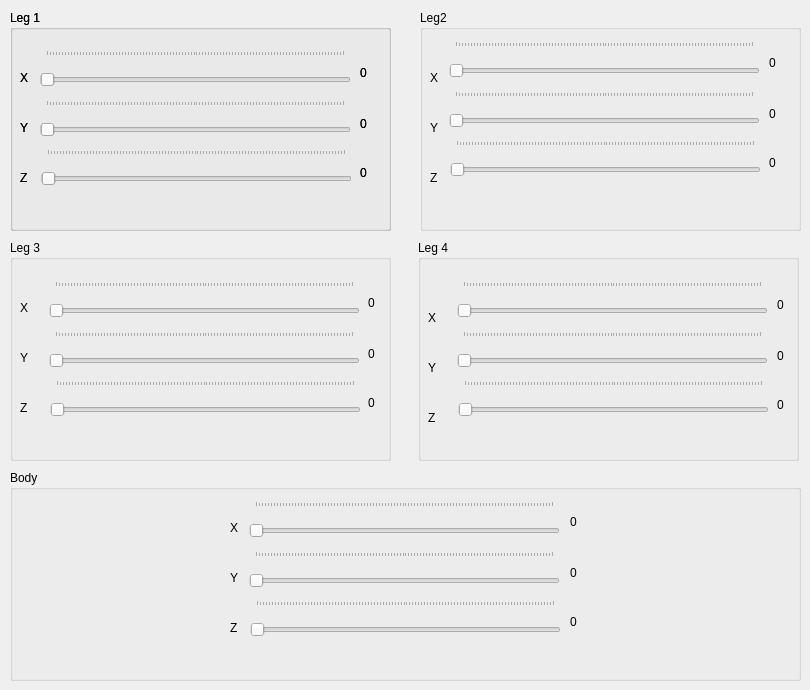
   <widget class="QWidget" name="tab_2">
    <attribute name="title">
     <string>Inverse Kinematics</string>
    </attribute>
    <widget class="QGroupBox" name="groupBox_5">
     <property name="geometry">
      <rect>
       <x>10</x>
       <y>10</y>
       <width>381</width>
       <height>221</height>
      </rect>
     </property>
     <property name="title">
      <string>Leg 1</string>
     </property>
     <widget class="QSlider" name="horizontalSlider_15">
      <property name="geometry">
       <rect>
        <x>30</x>
        <y>40</y>
        <width>311</width>
        <height>51</height>
       </rect>
      </property>
      <property name="orientation">
       <enum>Qt::Horizontal</enum>
      </property>
      <property name="tickPosition">
       <enum>QSlider::TicksAbove</enum>
      </property>
     </widget>
     <widget class="QSlider" name="horizontalSlider_16">
      <property name="geometry">
       <rect>
        <x>30</x>
        <y>90</y>
        <width>311</width>
        <height>51</height>
       </rect>
      </property>
      <property name="orientation">
       <enum>Qt::Horizontal</enum>
      </property>
      <property name="tickPosition">
       <enum>QSlider::TicksAbove</enum>
      </property>
     </widget>
     <widget class="QSlider" name="horizontalSlider_17">
      <property name="geometry">
       <rect>
        <x>31</x>
        <y>139</y>
        <width>311</width>
        <height>51</height>
       </rect>
      </property>
      <property name="orientation">
       <enum>Qt::Horizontal</enum>
      </property>
      <property name="tickPosition">
       <enum>QSlider::TicksAbove</enum>
      </property>
     </widget>
     <widget class="QLabel" name="label_19">
      <property name="geometry">
       <rect>
        <x>10</x>
        <y>60</y>
        <width>16</width>
        <height>16</height>
       </rect>
      </property>
      <property name="text">
       <string>X</string>
      </property>
     </widget>
     <widget class="QLabel" name="label_20">
      <property name="geometry">
       <rect>
        <x>10</x>
        <y>110</y>
        <width>16</width>
        <height>16</height>
       </rect>
      </property>
      <property name="text">
       <string>Y</string>
      </property>
     </widget>
     <widget class="QLabel" name="label_21">
      <property name="geometry">
       <rect>
        <x>10</x>
        <y>160</y>
        <width>16</width>
        <height>16</height>
       </rect>
      </property>
      <property name="text">
       <string>Z</string>
      </property>
     </widget>
     <widget class="QLabel" name="label_35">
      <property name="geometry">
       <rect>
        <x>350</x>
        <y>55</y>
        <width>16</width>
        <height>16</height>
       </rect>
      </property>
      <property name="text">
       <string>0</string>
      </property>
     </widget>
     <widget class="QLabel" name="label_36">
      <property name="geometry">
       <rect>
        <x>350</x>
        <y>155</y>
        <width>16</width>
        <height>16</height>
       </rect>
      </property>
      <property name="text">
       <string>0</string>
      </property>
     </widget>
     <widget class="QLabel" name="label_37">
      <property name="geometry">
       <rect>
        <x>350</x>
        <y>106</y>
        <width>16</width>
        <height>16</height>
       </rect>
      </property>
      <property name="text">
       <string>0</string>
      </property>
     </widget>
     <widget class="QGroupBox" name="groupBox_10">
      <property name="geometry">
       <rect>
        <x>0</x>
        <y>0</y>
        <width>381</width>
        <height>221</height>
       </rect>
      </property>
      <property name="title">
       <string>Leg 1</string>
      </property>
      <widget class="QSlider" name="leg_1_x">
       <property name="geometry">
        <rect>
         <x>30</x>
         <y>40</y>
         <width>311</width>
         <height>51</height>
        </rect>
       </property>
       <property name="orientation">
        <enum>Qt::Horizontal</enum>
       </property>
       <property name="tickPosition">
        <enum>QSlider::TicksAbove</enum>
       </property>
      </widget>
      <widget class="QSlider" name="leg_1_y">
       <property name="geometry">
        <rect>
         <x>30</x>
         <y>90</y>
         <width>311</width>
         <height>51</height>
        </rect>
       </property>
       <property name="orientation">
        <enum>Qt::Horizontal</enum>
       </property>
       <property name="tickPosition">
        <enum>QSlider::TicksAbove</enum>
       </property>
      </widget>
      <widget class="QSlider" name="leg_1_z">
       <property name="geometry">
        <rect>
         <x>31</x>
         <y>139</y>
         <width>311</width>
         <height>51</height>
        </rect>
       </property>
       <property name="orientation">
        <enum>Qt::Horizontal</enum>
       </property>
       <property name="tickPosition">
        <enum>QSlider::TicksAbove</enum>
       </property>
      </widget>
      <widget class="QLabel" name="label_38">
       <property name="geometry">
        <rect>
         <x>10</x>
         <y>60</y>
         <width>16</width>
         <height>16</height>
        </rect>
       </property>
       <property name="text">
        <string>X</string>
       </property>
      </widget>
      <widget class="QLabel" name="label_39">
       <property name="geometry">
        <rect>
         <x>10</x>
         <y>110</y>
         <width>16</width>
         <height>16</height>
        </rect>
       </property>
       <property name="text">
        <string>Y</string>
       </property>
      </widget>
      <widget class="QLabel" name="label_40">
       <property name="geometry">
        <rect>
         <x>10</x>
         <y>160</y>
         <width>16</width>
         <height>16</height>
        </rect>
       </property>
       <property name="text">
        <string>Z</string>
       </property>
      </widget>
      <widget class="QLabel" name="leg_1_x_val">
       <property name="geometry">
        <rect>
         <x>350</x>
         <y>55</y>
         <width>16</width>
         <height>16</height>
        </rect>
       </property>
       <property name="text">
        <string>0</string>
       </property>
      </widget>
      <widget class="QLabel" name="leg_1_z_val">
       <property name="geometry">
        <rect>
         <x>350</x>
         <y>155</y>
         <width>16</width>
         <height>16</height>
        </rect>
       </property>
       <property name="text">
        <string>0</string>
       </property>
      </widget>
      <widget class="QLabel" name="leg_1_y_val">
       <property name="geometry">
        <rect>
         <x>350</x>
         <y>106</y>
         <width>16</width>
         <height>16</height>
        </rect>
       </property>
       <property name="text">
        <string>0</string>
       </property>
      </widget>
     </widget>
    </widget>
    <widget class="QGroupBox" name="groupBox_6">
     <property name="geometry">
      <rect>
       <x>420</x>
       <y>10</y>
       <width>381</width>
       <height>221</height>
      </rect>
     </property>
     <property name="title">
      <string>Leg2</string>
     </property>
     <widget class="QSlider" name="leg_2_z">
      <property name="geometry">
       <rect>
        <x>30</x>
        <y>130</y>
        <width>311</width>
        <height>51</height>
       </rect>
      </property>
      <property name="orientation">
       <enum>Qt::Horizontal</enum>
      </property>
      <property name="tickPosition">
       <enum>QSlider::TicksAbove</enum>
      </property>
     </widget>
     <widget class="QSlider" name="leg_2_x">
      <property name="geometry">
       <rect>
        <x>29</x>
        <y>31</y>
        <width>311</width>
        <height>51</height>
       </rect>
      </property>
      <property name="orientation">
       <enum>Qt::Horizontal</enum>
      </property>
      <property name="tickPosition">
       <enum>QSlider::TicksAbove</enum>
      </property>
     </widget>
     <widget class="QSlider" name="leg_2_y">
      <property name="geometry">
       <rect>
        <x>29</x>
        <y>81</y>
        <width>311</width>
        <height>51</height>
       </rect>
      </property>
      <property name="orientation">
       <enum>Qt::Horizontal</enum>
      </property>
      <property name="tickPosition">
       <enum>QSlider::TicksAbove</enum>
      </property>
     </widget>
     <widget class="QLabel" name="label_24">
      <property name="geometry">
       <rect>
        <x>10</x>
        <y>60</y>
        <width>16</width>
        <height>16</height>
       </rect>
      </property>
      <property name="text">
       <string>X</string>
      </property>
     </widget>
     <widget class="QLabel" name="label_23">
      <property name="geometry">
       <rect>
        <x>10</x>
        <y>110</y>
        <width>16</width>
        <height>16</height>
       </rect>
      </property>
      <property name="text">
       <string>Y</string>
      </property>
     </widget>
     <widget class="QLabel" name="label_22">
      <property name="geometry">
       <rect>
        <x>10</x>
        <y>160</y>
        <width>16</width>
        <height>16</height>
       </rect>
      </property>
      <property name="text">
       <string>Z</string>
      </property>
     </widget>
     <widget class="QLabel" name="leg_2_x_val">
      <property name="geometry">
       <rect>
        <x>349</x>
        <y>45</y>
        <width>16</width>
        <height>16</height>
       </rect>
      </property>
      <property name="text">
       <string>0</string>
      </property>
     </widget>
     <widget class="QLabel" name="leg_2_z_val">
      <property name="geometry">
       <rect>
        <x>349</x>
        <y>145</y>
        <width>16</width>
        <height>16</height>
       </rect>
      </property>
      <property name="text">
       <string>0</string>
      </property>
     </widget>
     <widget class="QLabel" name="leg_2_y_val">
      <property name="geometry">
       <rect>
        <x>349</x>
        <y>96</y>
        <width>16</width>
        <height>16</height>
       </rect>
      </property>
      <property name="text">
       <string>0</string>
      </property>
     </widget>
    </widget>
    <widget class="QGroupBox" name="groupBox_7">
     <property name="geometry">
      <rect>
       <x>10</x>
       <y>240</y>
       <width>381</width>
       <height>221</height>
      </rect>
     </property>
     <property name="title">
      <string>Leg 3</string>
     </property>
     <widget class="QSlider" name="leg_3_z">
      <property name="geometry">
       <rect>
        <x>40</x>
        <y>140</y>
        <width>311</width>
        <height>51</height>
       </rect>
      </property>
      <property name="orientation">
       <enum>Qt::Horizontal</enum>
      </property>
      <property name="tickPosition">
       <enum>QSlider::TicksAbove</enum>
      </property>
     </widget>
     <widget class="QSlider" name="leg_3_x">
      <property name="geometry">
       <rect>
        <x>39</x>
        <y>41</y>
        <width>311</width>
        <height>51</height>
       </rect>
      </property>
      <property name="orientation">
       <enum>Qt::Horizontal</enum>
      </property>
      <property name="tickPosition">
       <enum>QSlider::TicksAbove</enum>
      </property>
     </widget>
     <widget class="QSlider" name="leg_3_y">
      <property name="geometry">
       <rect>
        <x>39</x>
        <y>91</y>
        <width>311</width>
        <height>51</height>
       </rect>
      </property>
      <property name="orientation">
       <enum>Qt::Horizontal</enum>
      </property>
      <property name="tickPosition">
       <enum>QSlider::TicksAbove</enum>
      </property>
     </widget>
     <widget class="QLabel" name="label_28">
      <property name="geometry">
       <rect>
        <x>10</x>
        <y>60</y>
        <width>16</width>
        <height>16</height>
       </rect>
      </property>
      <property name="text">
       <string>X</string>
      </property>
     </widget>
     <widget class="QLabel" name="label_26">
      <property name="geometry">
       <rect>
        <x>10</x>
        <y>160</y>
        <width>16</width>
        <height>16</height>
       </rect>
      </property>
      <property name="text">
       <string>Z</string>
      </property>
     </widget>
     <widget class="QLabel" name="label_27">
      <property name="geometry">
       <rect>
        <x>10</x>
        <y>110</y>
        <width>16</width>
        <height>16</height>
       </rect>
      </property>
      <property name="text">
       <string>Y</string>
      </property>
     </widget>
     <widget class="QLabel" name="leg_3_x_val">
      <property name="geometry">
       <rect>
        <x>358</x>
        <y>55</y>
        <width>16</width>
        <height>16</height>
       </rect>
      </property>
      <property name="text">
       <string>0</string>
      </property>
     </widget>
     <widget class="QLabel" name="leg_3_y_val">
      <property name="geometry">
       <rect>
        <x>358</x>
        <y>106</y>
        <width>16</width>
        <height>16</height>
       </rect>
      </property>
      <property name="text">
       <string>0</string>
      </property>
     </widget>
     <widget class="QLabel" name="leg_3_z_val">
      <property name="geometry">
       <rect>
        <x>358</x>
        <y>155</y>
        <width>16</width>
        <height>16</height>
       </rect>
      </property>
      <property name="text">
       <string>0</string>
      </property>
     </widget>
    </widget>
    <widget class="QGroupBox" name="groupBox_8">
     <property name="geometry">
      <rect>
       <x>418</x>
       <y>240</y>
       <width>381</width>
       <height>221</height>
      </rect>
     </property>
     <property name="title">
      <string>Leg 4</string>
     </property>
     <widget class="QSlider" name="leg_4_z">
      <property name="geometry">
       <rect>
        <x>40</x>
        <y>140</y>
        <width>311</width>
        <height>51</height>
       </rect>
      </property>
      <property name="orientation">
       <enum>Qt::Horizontal</enum>
      </property>
      <property name="tickPosition">
       <enum>QSlider::TicksAbove</enum>
      </property>
     </widget>
     <widget class="QSlider" name="leg_4_x">
      <property name="geometry">
       <rect>
        <x>39</x>
        <y>41</y>
        <width>311</width>
        <height>51</height>
       </rect>
      </property>
      <property name="orientation">
       <enum>Qt::Horizontal</enum>
      </property>
      <property name="tickPosition">
       <enum>QSlider::TicksAbove</enum>
      </property>
     </widget>
     <widget class="QSlider" name="leg_4_y">
      <property name="geometry">
       <rect>
        <x>39</x>
        <y>91</y>
        <width>311</width>
        <height>51</height>
       </rect>
      </property>
      <property name="orientation">
       <enum>Qt::Horizontal</enum>
      </property>
      <property name="tickPosition">
       <enum>QSlider::TicksAbove</enum>
      </property>
     </widget>
     <widget class="QLabel" name="label_31">
      <property name="geometry">
       <rect>
        <x>10</x>
        <y>70</y>
        <width>16</width>
        <height>16</height>
       </rect>
      </property>
      <property name="text">
       <string>X</string>
      </property>
     </widget>
     <widget class="QLabel" name="label_30">
      <property name="geometry">
       <rect>
        <x>10</x>
        <y>120</y>
        <width>16</width>
        <height>16</height>
       </rect>
      </property>
      <property name="text">
       <string>Y</string>
      </property>
     </widget>
     <widget class="QLabel" name="label_29">
      <property name="geometry">
       <rect>
        <x>10</x>
        <y>170</y>
        <width>16</width>
        <height>16</height>
       </rect>
      </property>
      <property name="text">
       <string>Z</string>
      </property>
     </widget>
     <widget class="QLabel" name="leg_4_x_val">
      <property name="geometry">
       <rect>
        <x>359</x>
        <y>57</y>
        <width>16</width>
        <height>16</height>
       </rect>
      </property>
      <property name="text">
       <string>0</string>
      </property>
     </widget>
     <widget class="QLabel" name="leg_4_z_val">
      <property name="geometry">
       <rect>
        <x>359</x>
        <y>157</y>
        <width>16</width>
        <height>16</height>
       </rect>
      </property>
      <property name="text">
       <string>0</string>
      </property>
     </widget>
     <widget class="QLabel" name="leg_4_y_val">
      <property name="geometry">
       <rect>
        <x>359</x>
        <y>108</y>
        <width>16</width>
        <height>16</height>
       </rect>
      </property>
      <property name="text">
       <string>0</string>
      </property>
     </widget>
    </widget>
    <widget class="QGroupBox" name="groupBox_9">
     <property name="geometry">
      <rect>
       <x>10</x>
       <y>470</y>
       <width>791</width>
       <height>211</height>
      </rect>
     </property>
     <property name="title">
      <string>Body</string>
     </property>
     <widget class="QSlider" name="body_x">
      <property name="geometry">
       <rect>
        <x>239</x>
        <y>31</y>
        <width>311</width>
        <height>51</height>
       </rect>
      </property>
      <property name="orientation">
       <enum>Qt::Horizontal</enum>
      </property>
      <property name="tickPosition">
       <enum>QSlider::TicksAbove</enum>
      </property>
     </widget>
     <widget class="QSlider" name="body_y">
      <property name="geometry">
       <rect>
        <x>239</x>
        <y>81</y>
        <width>311</width>
        <height>51</height>
       </rect>
      </property>
      <property name="orientation">
       <enum>Qt::Horizontal</enum>
      </property>
      <property name="tickPosition">
       <enum>QSlider::TicksAbove</enum>
      </property>
     </widget>
     <widget class="QSlider" name="body_z">
      <property name="geometry">
       <rect>
        <x>240</x>
        <y>130</y>
        <width>311</width>
        <height>51</height>
       </rect>
      </property>
      <property name="orientation">
       <enum>Qt::Horizontal</enum>
      </property>
      <property name="tickPosition">
       <enum>QSlider::TicksAbove</enum>
      </property>
     </widget>
     <widget class="QLabel" name="label_34">
      <property name="geometry">
       <rect>
        <x>220</x>
        <y>50</y>
        <width>16</width>
        <height>16</height>
       </rect>
      </property>
      <property name="text">
       <string>X</string>
      </property>
     </widget>
     <widget class="QLabel" name="label_32">
      <property name="geometry">
       <rect>
        <x>220</x>
        <y>150</y>
        <width>16</width>
        <height>16</height>
       </rect>
      </property>
      <property name="text">
       <string>Z</string>
      </property>
     </widget>
     <widget class="QLabel" name="label_33">
      <property name="geometry">
       <rect>
        <x>220</x>
        <y>100</y>
        <width>16</width>
        <height>16</height>
       </rect>
      </property>
      <property name="text">
       <string>Y</string>
      </property>
     </widget>
     <widget class="QLabel" name="body_y_val">
      <property name="geometry">
       <rect>
        <x>560</x>
        <y>95</y>
        <width>16</width>
        <height>16</height>
       </rect>
      </property>
      <property name="text">
       <string>0</string>
      </property>
     </widget>
     <widget class="QLabel" name="body_z_val">
      <property name="geometry">
       <rect>
        <x>560</x>
        <y>144</y>
        <width>16</width>
        <height>16</height>
       </rect>
      </property>
      <property name="text">
       <string>0</string>
      </property>
     </widget>
     <widget class="QLabel" name="body_x_val">
      <property name="geometry">
       <rect>
        <x>560</x>
        <y>44</y>
        <width>16</width>
        <height>16</height>
       </rect>
      </property>
      <property name="text">
       <string>0</string>
      </property>
     </widget>
    </widget>
   </widget>
